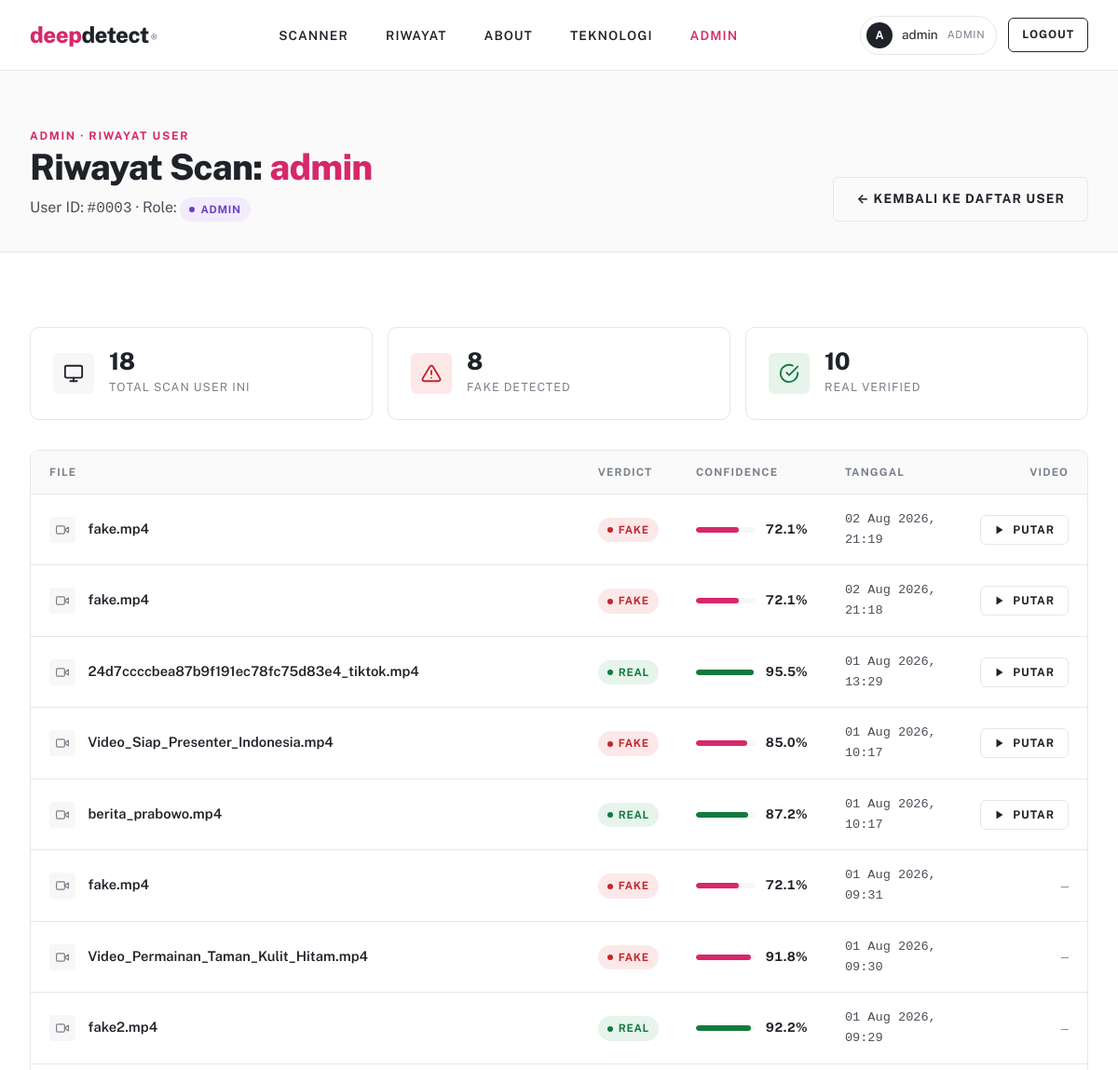
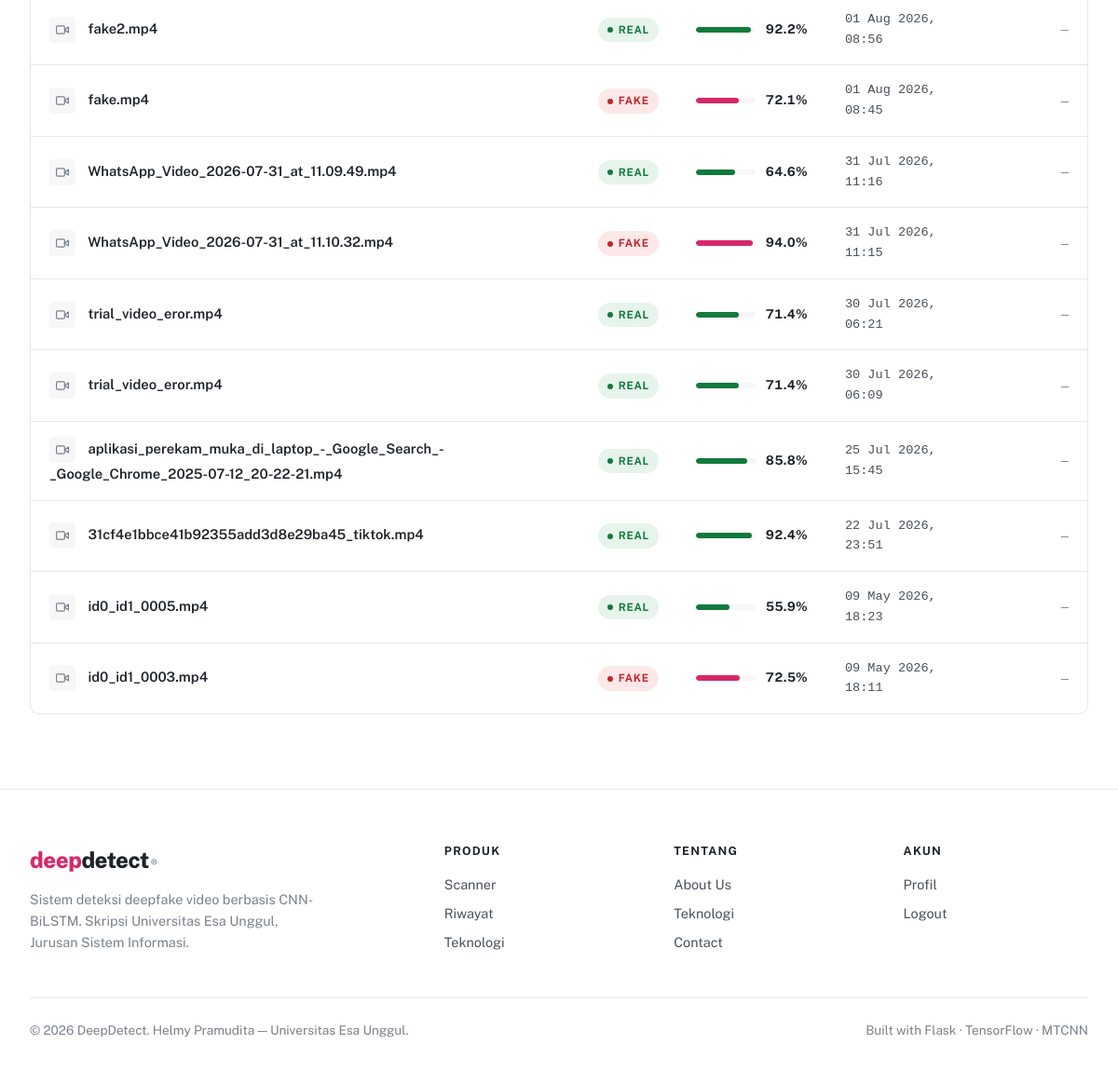
The page /admin/users/3/history (signed in) on the database its author committed (2 pictures, top to bottom).
### models.py (models this page shows)
class User(UserMixin, db.Model):
    id = db.Column(db.Integer, primary_key=True)
    username = db.Column(db.String(50), unique=True, nullable=False)
    password = db.Column(db.String(100), nullable=False)
    role = db.Column(db.String(20), default='user') # Pembeda antara 'admin' atau 'user'
    scans = db.relationship('ScanHistory', backref='owner', lazy=True)

class ScanHistory(db.Model):
    id = db.Column(db.Integer, primary_key=True)
    filename = db.Column(db.String(100), nullable=False)
    prediction = db.Column(db.String(20), nullable=False) # Hasil: REAL atau FAKE
    confidence = db.Column(db.Float, nullable=False)     # Skor keyakinan (%)
    status = db.Column(db.String(50))                    # HIGH/LOW CONFIDENCE
    stored_name = db.Column(db.String(150))              # Nama berkas fisik di server (arsip video)
    timestamp = db.Column(db.DateTime, default=datetime.now) # Waktu analisis
    user_id = db.Column(db.Integer, db.ForeignKey('user.id'), nullable=False)

### app.py (the view)
@app.route("/admin/users/<int:user_id>/history")
@login_required
def admin_user_history(user_id):
    if current_user.role != 'admin':
        flash('Akses ditolak! Hanya admin yang dapat mengakses halaman ini.', 'danger')
        return redirect(url_for('home'))
    target_user = User.query.get_or_404(user_id)
    scans = ScanHistory.query.filter_by(user_id=user_id) \
                             .order_by(ScanHistory.timestamp.desc()) \
                             .all()
    return render_template("admin_user_history.html",
        target_user=target_user,
        scans=scans
    )

### app.py (called while the page is built)
@login_manager.user_loader
def load_user(user_id):
    return User.query.get(int(user_id))

### templates/admin_user_history.html (shortened to what this page needs)
{% extends "base.html" %}
{% block content %}
<section class="page-head">
  <div class="container">
    <div class="page-head-row">
      <div>
        <span class="eyebrow">Admin · Riwayat User</span>
        <h1>Riwayat Scan: <span class="accent">{{ target_user.username }}</span></h1>
        <p>
          User ID: <span class="mono">#{{ "%04d"|format(target_user.id) }}</span> ·
          Role: <span class="badge {% if target_user.role == 'admin' %}admin{% else %}user{% endif %}">{{ target_user.role }}</span>
        </p>
      </div>
      <a href="{{ url_for('admin_users') }}" class="btn btn-ghost">← Kembali ke Daftar User</a>
    </div>
  </div>
</section>
<section class="section">
  <div class="container">
    <div class="stats-grid" style="margin-bottom: 32px;">
      <div class="stat-card">
        <div class="sicon ink">
          <svg width="22" height="22" viewBox="0 0 24 24" fill="none" stroke="currentColor" stroke-width="2" stroke-linecap="round" stroke-linejoin="round">
            <rect x="2" y="3" width="20" height="14" rx="2" ry="2"></rect>
            <line x1="8" y1="21" x2="16" y2="21"></line>
            <line x1="12" y1="17" x2="12" y2="21"></line>
          </svg>
        </div>
        <div>
          <div class="sval">{{ scans|length }}</div>
          <div class="slbl">Total Scan User Ini</div>
        </div>
      </div>
      <div class="stat-card">
        <div class="sicon danger">
        </div>
        <div>
          <div class="sval">{{ scans|selectattr('prediction', 'equalto', 'FAKE')|list|length }}</div>
          <div class="slbl">Fake Detected</div>
        </div>
      </div>
      <div class="stat-card">
        <div class="sicon ok">
          <svg width="22" height="22" viewBox="0 0 24 24" fill="none" stroke="currentColor" stroke-width="2" stroke-linecap="round" stroke-linejoin="round">
            <path d="M22 11.08V12a10 10 0 1 1-5.93-9.14"></path>
            <polyline points="22 4 12 14.01 9 11.01"></polyline>
          </svg>
        </div>
        <div>
          <div class="sval">{{ scans|selectattr('prediction', 'equalto', 'REAL')|list|length }}</div>
          <div class="slbl">Real Verified</div>
        </div>
      </div>
    </div>
    {% if scans and scans|length > 0 %}
      <div class="table-wrap">
        <table class="data">
          <thead>
            <tr>
              <th>File</th>
              <th>Verdict</th>
              <th>Confidence</th>
              <th>Tanggal</th>
              <th style="text-align:right;">Video</th>
            </tr>
          </thead>
          <tbody>
            {% for scan in scans %}
              {% set is_fake = scan.prediction == 'FAKE' %}
              <tr>
                <td class="file-cell">
                  <span class="file-icon">
                    <svg width="14" height="14" viewBox="0 0 24 24" fill="none" stroke="currentColor" stroke-width="2" stroke-linecap="round" stroke-linejoin="round">
                      <polygon points="23 7 16 12 23 17 23 7"></polygon>
                      <rect x="1" y="5" width="15" height="14" rx="2" ry="2"></rect>
                    </svg>
                  </span>
                  {{ scan.filename }}
                </td>
                <td>
                  <span class="badge {% if is_fake %}fake{% else %}real{% endif %}">
                    {{ scan.prediction }}
                  </span>
                </td>
                <td>
                  <div class="confidence-bar {% if not is_fake %}is-real{% endif %}">
                    <div class="track">
                      <div class="fill" style="width: {{ scan.confidence }}%;"></div>
                    </div>
                    <div class="pct">{{ "%.1f"|format(scan.confidence) }}%</div>
                  </div>
                </td>
                <td class="mono">{{ scan.timestamp.strftime('%d %b %Y, %H:%M') if scan.timestamp else '—' }}</td>
                <td style="text-align:right;">
                  {% if scan.stored_name %}
                    <button type="button" class="btn btn-ghost btn-sm js-play-scan"
                            data-src="{{ url_for('scan_video', scan_id=scan.id) }}"
                            data-name="{{ scan.filename }}"
                            data-verdict="{{ scan.prediction }}"
                            data-confidence="{{ '%.1f'|format(scan.confidence) }}">
                      <svg width="12" height="12" viewBox="0 0 24 24" fill="currentColor" aria-hidden="true">
                        <polygon points="5 3 19 12 5 21 5 3"></polygon>
                      </svg>
                      Putar
                    </button>
                  {% else %}
                    <span class="mono" style="color: var(--ink-mute);" title="Video sudah dihapus dari arsip">&mdash;</span>
                  {% endif %}
                </td>
              </tr>
            {% endfor %}
          </tbody>
        </table>
      </div>
    {% endif %}
  </div>
</section>
{% endblock %}

### templates/base.html (shortened to what this page needs)
<!DOCTYPE html>
<html lang="id">
<head>
  <link rel="stylesheet" href="{{ url_for('static', filename='css/style.css') }}">
</head>
<body>
  <nav class="nav">
    <div class="nav-inner">
      <a href="{{ url_for('home') }}" class="brand">
        <span class="brand-mark">deep</span><span>detect</span><sup>®</sup>
      </a>
      <ul class="nav-menu" id="navMenu">
        <li><a href="{{ url_for('home') }}#scanner" class="{% if request.endpoint == 'home' %}active{% endif %}">Scanner</a></li>
        {% if current_user.is_authenticated %}
        <li><a href="{{ url_for('history') }}" class="{% if request.endpoint == 'history' %}active{% endif %}">Riwayat</a></li>
        {% endif %}
        <li><a href="{{ url_for('home') }}#about">About</a></li>
        <li><a href="{{ url_for('home') }}#tech">Teknologi</a></li>
        {% if current_user.is_authenticated and current_user.role == 'admin' %}
        <li><a href="{{ url_for('admin_dashboard') }}" class="{% if 'admin' in (request.endpoint or '') %}active{% endif %}">Admin</a></li>
        {% endif %}
      </ul>
      <div class="nav-actions">
        {% if current_user.is_authenticated %}
          <a href="{{ url_for('profile') }}" class="user-pill">
            <span class="avatar-mini">{{ current_user.username[0]|upper }}</span>
            <span class="uname">{{ current_user.username }}</span>
            <span class="role-tag">{{ current_user.role }}</span>
          </a>
          <a href="{{ url_for('logout') }}" class="btn btn-outline btn-sm">Logout</a>
        {% else %}
          <a href="{{ url_for('login') }}" class="btn btn-ghost btn-sm">Masuk</a>
          <a href="{{ url_for('register') }}" class="btn btn-outline btn-sm">Daftar</a>
        {% endif %}
      </div>
    </div>
  </nav>
  <main>
    {% block content %}{% endblock %}
  </main>
  <footer class="footer">
    <div class="container">
      <div class="footer-grid">
        <div class="footer-brand">
          <a href="{{ url_for('home') }}" class="brand">
            <span class="brand-mark">deep</span><span>detect</span><sup>®</sup>
          </a>
          <p>Sistem deteksi deepfake video berbasis CNN-BiLSTM. Skripsi Universitas Esa Unggul, Jurusan Sistem Informasi.</p>
        </div>
        <div class="footer-col">
          <h5>Produk</h5>
          <a href="{{ url_for('home') }}#scanner">Scanner</a>
          {% if current_user.is_authenticated %}<a href="{{ url_for('history') }}">Riwayat</a>{% endif %}
          <a href="{{ url_for('home') }}#tech">Teknologi</a>
        </div>
        <div class="footer-col">
          <h5>Tentang</h5>
          <a href="{{ url_for('home') }}#about">About Us</a>
          <a href="{{ url_for('home') }}#tech">Teknologi</a>
          <a href="#contact">Contact</a>
        </div>
        <div class="footer-col">
          <h5>Akun</h5>
          {% if current_user.is_authenticated %}
            <a href="{{ url_for('profile') }}">Profil</a>
            <a href="{{ url_for('logout') }}">Logout</a>
          {% else %}
            <a href="{{ url_for('login') }}">Masuk</a>
            <a href="{{ url_for('register') }}">Daftar</a>
          {% endif %}
        </div>
      </div>
      <div class="footer-bottom">
        <span>© {{ 2026 }} DeepDetect. Helmy Pramudita — Universitas Esa Unggul.</span>
        <span>Built with Flask · TensorFlow · MTCNN</span>
      </div>
    </div>
  </footer>
</body>
</html>

### rows shown on the page
User: username "A", username "admin", role "ADMIN", id "0003"
ScanHistory: filename "fake.mp4", prediction "FAKE", confidence "72.1", timestamp "02 Aug 2026, 21:19"
ScanHistory: filename "fake.mp4", prediction "FAKE", confidence "72.1", timestamp "02 Aug 2026, 21:18"
ScanHistory: filename "24d7ccccbea87b9f191ec78fc75d83e4_tiktok.mp4", prediction "REAL", confidence "95.5", timestamp "01 Aug 2026, 13:29"
ScanHistory: filename "Video_Siap_Presenter_Indonesia.mp4", prediction "FAKE", confidence "85.0", timestamp "01 Aug 2026, 10:17"
ScanHistory: filename "berita_prabowo.mp4", prediction "REAL", confidence "87.2", timestamp "01 Aug 2026, 10:17"
ScanHistory: filename "fake.mp4", prediction "FAKE", confidence "72.1", timestamp "01 Aug 2026, 09:31"
ScanHistory: filename "Video_Permainan_Taman_Kulit_Hitam.mp4", prediction "FAKE", confidence "91.8", timestamp "01 Aug 2026, 09:30"
ScanHistory: filename "fake2.mp4", prediction "REAL", confidence "92.2", timestamp "01 Aug 2026, 09:29"
ScanHistory: filename "fake2.mp4", prediction "REAL", confidence "92.2", timestamp "01 Aug 2026, 08:56"
ScanHistory: filename "fake.mp4", prediction "FAKE", confidence "72.1", timestamp "01 Aug 2026, 08:45"
ScanHistory: filename "WhatsApp_Video_2026-07-31_at_11.09.49.mp4", prediction "REAL", confidence "64.6", timestamp "31 Jul 2026, 11:16"
ScanHistory: filename "WhatsApp_Video_2026-07-31_at_11.10.32.mp4", prediction "FAKE", confidence "94.0", timestamp "31 Jul 2026, 11:15"
ScanHistory: filename "trial_video_eror.mp4", prediction "REAL", confidence "71.4", timestamp "30 Jul 2026, 06:21"
ScanHistory: filename "trial_video_eror.mp4", prediction "REAL", confidence "71.4", timestamp "30 Jul 2026, 06:09"
ScanHistory: filename "aplikasi_perekam_muka_di_laptop_-_Google_Search_-_Google_Chrome_2025-07-12_20-22-21.mp4", prediction "REAL", confidence "85.8", timestamp "25 Jul 2026, 15:45"
ScanHistory: filename "31cf4e1bbce41b92355add3d8e29ba45_tiktok.mp4", prediction "REAL", confidence "92.4", timestamp "22 Jul 2026, 23:51"
ScanHistory: filename "id0_id1_0005.mp4", prediction "REAL", confidence "55.9", timestamp "09 May 2026, 18:23"
ScanHistory: filename "id0_id1_0003.mp4", prediction "FAKE", confidence "72.5", timestamp "09 May 2026, 18:11"

### other values the page prints
{{ scans|length }} "18"
{{ scans|selectattr('prediction', 'equalto', 'FAKE')|list|length }} "8"
{{ scans|selectattr('prediction', 'equalto', 'REAL')|list|length }} "10"
{{ 2026 }} "2026"
